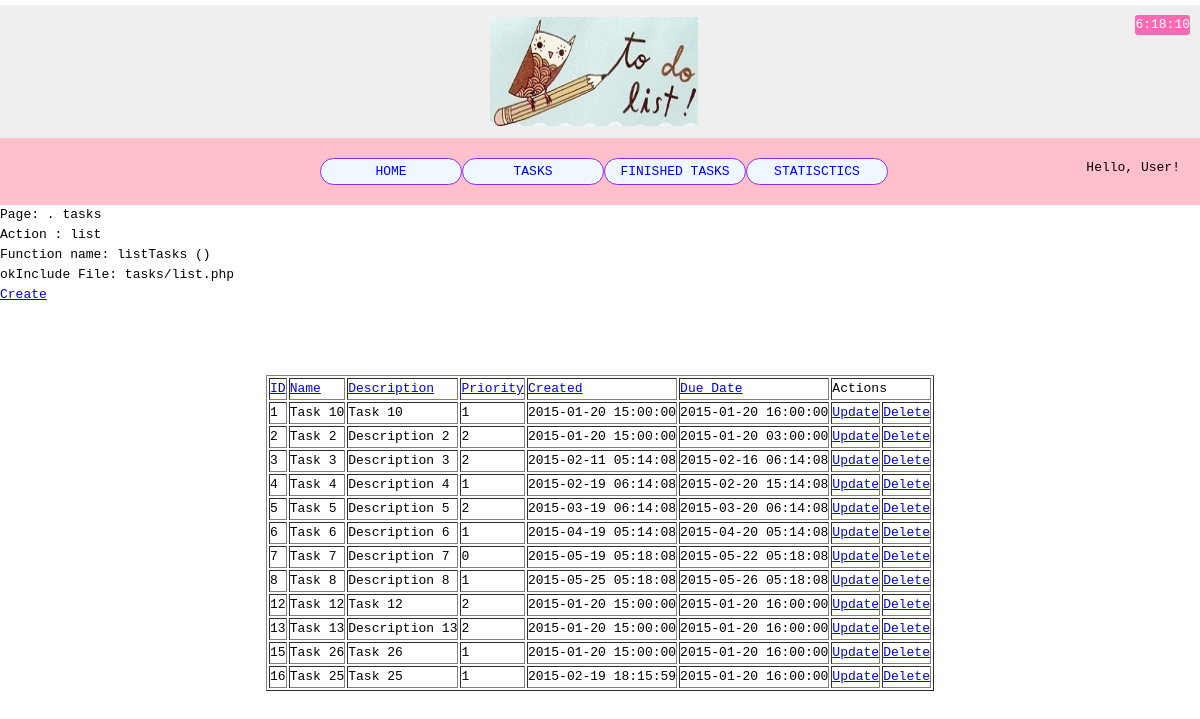
/index.php?page=tasks&action=list, run on the app's committed database.
### tables this page shows
CREATE TABLE IF NOT EXISTS `tasks` (
  `id` int(11) NOT NULL AUTO_INCREMENT,
  `name` varchar(45) NOT NULL,
  `description` varchar(255) DEFAULT NULL,
  `priority` tinyint(1) NOT NULL,
  `created` timestamp NOT NULL DEFAULT CURRENT_TIMESTAMP,
  `dueDate` timestamp NOT NULL DEFAULT '0000-00-00 00:00:00',
  PRIMARY KEY (`id`)
);

### data.php (called while the page is built, shortened)
<?php
$menu = array(
    0=>array(
     'name' => 'Home',
     'link' => 'index.php',
    ),
    1=>array(
     'name' => 'Tasks',
     'link' => 'index.php?page=tasks&action=list',
    ),
    2=>array(
     'name'=>'Finished Tasks',
     'link' => 'finished_tasks.php',
    ),
    3=>array(
     'name'=>'Statisctics',
     'link' => 'statistics.php',
    ),
);
$tasks = array(
    0=>array(
        'id'=>'1',
        'name'=> 'Task 1',
        'description'=> 'Description for Task 1',
        'priority'=>'High',
        'created'=> '2015-01-20 17:00',
        'dueDate'=> '2015-01-20 05:00'
    ),
     1=>array(
        'id'=>'2',
        'name'=> 'Task 2',
        'description'=> 'Description for Task 2',
        'priority'=>'Low',
        'created'=>'2015-01-19 12:00',
        'dueDate'=>'2015-01-20 09:00'
    ),
     2=>array(
        'id'=>'3',
        'name'=> 'Task 3',
        'description'=> 'Description for Task 3',
        'priority'=>'Medium',
        'created'=>'2015-01-15 12:07',
        'dueDate'=>'2015-01-20 15:00'
    ),
);
$username = 'User';

### tasks/list.php (the view, shortened to what this page needs)
<a href="index.php?page=tasks&action=create">Create</a>
<table border="1">
                    <tr>
                        <td><a href="index.php?<?php echo getAllParams(); ?>&order=<?php echo toggle(); ?>&field=id">ID</a></td>
                        <td><a href="index.php?<?php echo getAllParams(); ?>&order=<?php echo toggle(); ?>&field=name">Name</a></td>
                        <td><a href="index.php?<?php echo getAllParams(); ?>&order=<?php echo toggle(); ?>&field=description">Description</a></td>
                        <td><a href="index.php?<?php echo getAllParams(); ?>&order=<?php echo toggle(); ?>&field=priority">Priority</a></td>
                        <td><a href="index.php?<?php echo getAllParams(); ?>&order=<?php echo toggle(); ?>&field=created">Created</a></td>
                        <td><a href="index.php?<?php echo getAllParams(); ?>&order=<?php echo toggle(); ?>&field=dueDate">Due Date</a></td>
                        <td colspan="2">Actions</td>
                    </tr>
                    <?php
                    foreach ($data as $task) {
                        echo '<tr>
                              <td>' . $task['id'] . '</td>
                              <td>' . $task['name'] . '</td>
                              <td>' . $task['description'] . '</td>
                              <td>' . $task['priority'] . '</td>
                              <td>' . $task['created'] . '</td>
                              <td>' . $task['dueDate'] . '</td>
                              <td><a href="index.php?page=tasks&action=update&id='. $task['id'] .'">Update</a></td>
                              <td><a href="index.php?page=tasks&action=delete&id='. $task['id'] .'">Delete</td>
                           </tr>';
                    }
                    ?>
                </table>

### inc/header.php (shortened to what this page needs)
<!DOCTYPE html>
<html>
    <head>
        <link rel="stylesheet" type="text/css" href="css/styles.css"/>
    </head>

### index.php (shortened to what this page needs)
<?php
include './data.php';
include './functions.php';
include './inc/header.php';
?>
<body class="home" onload="startTime();">
        <div class="container">
            <div class="top">
                <div class="logo">
                    <a href="index.php">
                        <img class="logo1"src="img/logo.jpg"></img>
                    </a>
                </div>
                <div class="date" id="txt">
                </div>
                <div class="menu">
                    <ul>
                        <?php
                        foreach ($menu as $value) {
                            echo '<li><a href="' . $value['link'] . '">' . $value['name'] . '</a></li>';
                        }
                        ?>
                    </ul>
                    <div class="greeting">
                        <?= 'Hello, ' . $username . '!';
                        ?>
                    </div>
                </div>
            </div>
            <div class="body">
                <?php proccessRequest(); ?>
            </div>
        </div>
<?php include './inc/footer.php';?>

### functions.php (shortened to what this page needs)
<?php
function listTasks(){
   $connection = dbConnect();
   $query = 'SELECT * FROM tasks';
   $result = mysql_query($query, $connection);
    if (!$result) {
        echo 'error';
    } else {
        echo 'ok';
    }
    while($task = mysql_fetch_assoc($result)){
       $tasks[] = $task;
    }
    return $tasks;
}
function dbConnect(){
     $connection =  mysql_connect('localhost', 'root', '') or die ('Error ');
     return $connection;
}
function toggle() {
    return 1;
}
function proccessRequest(){
    if (isset($_GET['page'])) {
        $defaultAction = 'list';
        $page = $_GET['page'];
        echo "Page: . $page<br/>" ;
        if (isset($_GET['action'])) {
            $action = $_GET['action'];
            echo "Action : $action";
           $function = $action. ucfirst($page);
           echo '<br/>';
           echo "Function name: $function ()<br/>";
            $includeFile =  "$page/$action";
        }else{
             $function = $defaultAction . ucfirst($page);
             echo "Function name:  $function()<br/>";
             $includeFile = "$page/$defaultAction";
        }
        $data = $function();
        echo "Include File: $includeFile.php<br/>";
        include "./$includeFile.php";
    }
}
function getAllParams(){
    if(isset($_GET['action'])){
       return "page=".$_GET['page']. "&" ."action=". $_GET['action'];
    }
    return "page=".$_GET['page'];
}

### inc/footer.php
</body>
</html>

### css/styles.css (style rules this page uses)
* { padding: 0; margin: 0; }
body { font-family: "Courier New", Courier, monospace; font-size: 13px; line-height: 20px; }
body.home { background-image: url("../img/m.jpg"); background-repeat: repeat; background-position: left top; background-attachment: scroll; }
.container { width: 1200px; height: 800px; margin: 0 auto; background: white center no-repeat; }
.top { position: relative; width: 100%; background-color: buttonface; height: 200px; border-top: 5px solid white; }
.logo { position: absolute; margin: 40px; }
.logo1 { width: 208px; height: 109px; margin: -28px; margin: -28px -28px -28px 450px; }
.date { position: absolute; right: 10px ; top: 10px; background-color: hotpink; border-radius: 3px; color: white; }
.menu { position: absolute; bottom: 0px; width: 1160px; padding: 20px; background-color: #F0F8FF; background-color: pink; }
.menu ul { margin-left: 300px; }
.menu ul li { float: left; list-style: outside none none; border: 1px solid blueviolet; margin: 0px; padding: 3px; background-color: #F0F8FF; width: 134px; height: 19px; text-align: center; border-radius: 19px; }
ul li a { text-decoration: none; text-align: center; text-transform: uppercase; }
.greeting { float: right; }
table { margin: 70px auto 0px; }

### data on the page
tasks: id "1", name "Task 10", description "Task 10", priority "1", created "2015-01-20 15:00:00", dueDate "2015-01-20 16:00:00"
tasks: id "2", name "Task 2", description "Description 2", priority "2", created "2015-01-20 15:00:00", dueDate "2015-01-20 03:00:00"
tasks: id "3", name "Task 3", description "Description 3", priority "2", created "2015-02-11 05:14:08", dueDate "2015-02-16 06:14:08"
tasks: id "4", name "Task 4", description "Description 4", priority "1", created "2015-02-19 06:14:08", dueDate "2015-02-20 15:14:08"
tasks: id "5", name "Task 5", description "Description 5", priority "2", created "2015-03-19 06:14:08", dueDate "2015-03-20 06:14:08"
tasks: id "6", name "Task 6", description "Description 6", priority "1", created "2015-04-19 05:14:08", dueDate "2015-04-20 05:14:08"
tasks: id "7", name "Task 7", description "Description 7", priority "0", created "2015-05-19 05:18:08", dueDate "2015-05-22 05:18:08"
tasks: id "8", name "Task 8", description "Description 8", priority "1", created "2015-05-25 05:18:08", dueDate "2015-05-26 05:18:08"
tasks: id "12", name "Task 12", description "Task 12", priority "2", created "2015-01-20 15:00:00", dueDate "2015-01-20 16:00:00"
tasks: id "13", name "Task 13", description "Description 13", priority "2", created "2015-01-20 15:00:00", dueDate "2015-01-20 16:00:00"
tasks: id "15", name "Task 26", description "Task 26", priority "1", created "2015-01-20 15:00:00", dueDate "2015-01-20 16:00:00"
tasks: id "16", name "Task 25", description "Task 25", priority "1", created "2015-02-19 18:15:59", dueDate "2015-01-20 16:00:00"

### other printed values
$value['name'] "HOME"
$value['name'] "TASKS"
$value['name'] "FINISHED TASKS"
$value['name'] "STATISCTICS"
$username "User"
$page "tasks"
$action "list"
$function "listTasks"
$includeFile "tasks/list"
